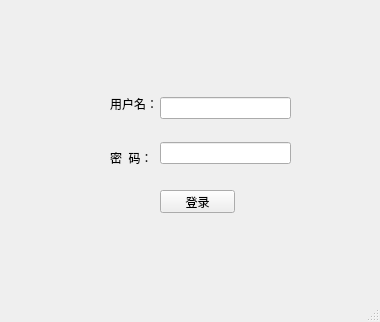
<?xml version="1.0" encoding="UTF-8"?>
<ui version="4.0">
 <class>LoginMainWindow</class>
 <widget class="QMainWindow" name="LoginMainWindow">
  <property name="geometry">
   <rect>
    <x>0</x>
    <y>0</y>
    <width>380</width>
    <height>322</height>
   </rect>
  </property>
  <property name="windowTitle">
   <string>MainWindow</string>
  </property>
  <widget class="QWidget" name="centralwidget">
   <widget class="QPushButton" name="pushButton">
    <property name="geometry">
     <rect>
      <x>160</x>
      <y>190</y>
      <width>75</width>
      <height>23</height>
     </rect>
    </property>
    <property name="text">
     <string>登录</string>
    </property>
   </widget>
   <widget class="QWidget" name="">
    <property name="geometry">
     <rect>
      <x>110</x>
      <y>80</y>
      <width>91</width>
      <height>101</height>
     </rect>
    </property>
    <layout class="QVBoxLayout" name="verticalLayout">
     <item>
      <widget class="QLabel" name="label">
       <property name="text">
        <string>用户名：</string>
       </property>
      </widget>
     </item>
     <item>
      <widget class="QLabel" name="label_2">
       <property name="text">
        <string>密  码：</string>
       </property>
      </widget>
     </item>
    </layout>
   </widget>
   <widget class="QWidget" name="">
    <property name="geometry">
     <rect>
      <x>160</x>
      <y>80</y>
      <width>131</width>
      <height>101</height>
     </rect>
    </property>
    <layout class="QVBoxLayout" name="verticalLayout_2">
     <item>
      <widget class="QLineEdit" name="lineEdit"/>
     </item>
     <item>
      <widget class="QLineEdit" name="lineEdit_2">
       <property name="echoMode">
        <enum>QLineEdit::Password</enum>
       </property>
      </widget>
     </item>
    </layout>
   </widget>
  </widget>
  <widget class="QMenuBar" name="menubar">
   <property name="geometry">
    <rect>
     <x>0</x>
     <y>0</y>
     <width>380</width>
     <height>23</height>
    </rect>
   </property>
  </widget>
  <widget class="QStatusBar" name="statusbar"/>
 </widget>
 <resources/>
 <connections/>
</ui>
